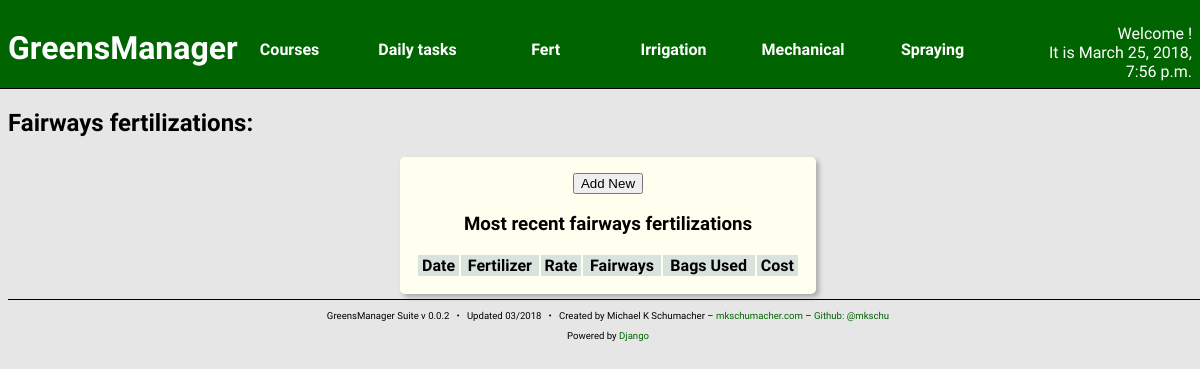
/fert/fairways/, run on an earlier commit of the app's database.
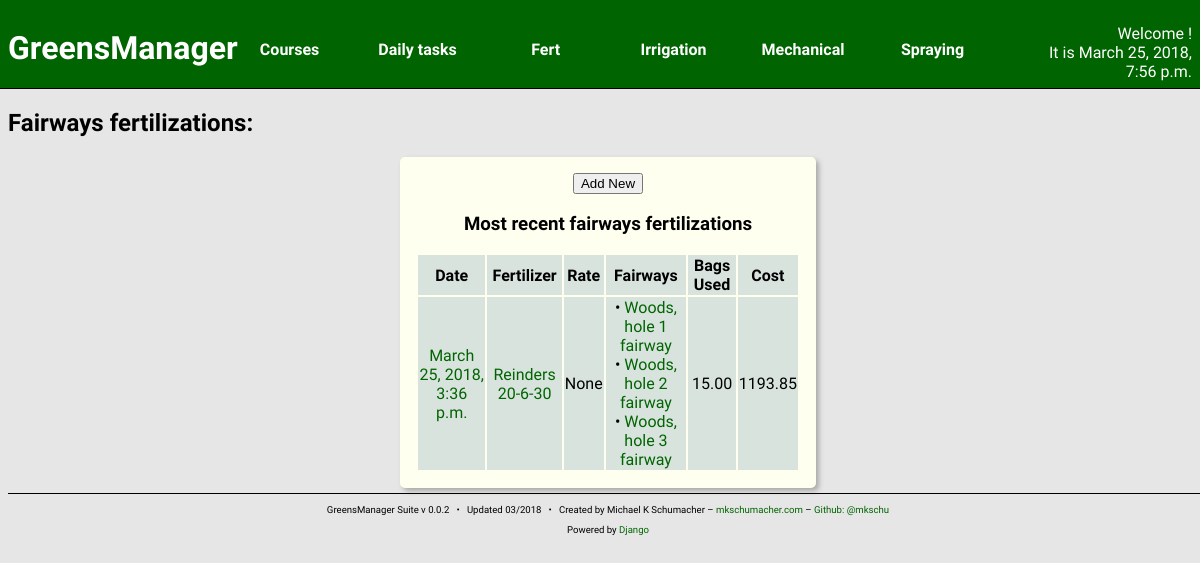
And on a later commit of the database.
### fertilizing/models.py (models this page shows, shortened)
class Fertilizing(models.Model):
    fert_date = models.DateTimeField(auto_now = True)
    fertilizer = models.ForeignKey(Fertilizer)
    spreader = models.ManyToManyField('machines.FertSpreader')
    bags_used = models.DecimalField(decimal_places=2,
                                    max_digits=10)
    rate = models.FloatField(blank = True, null = True)
    cost = models.DecimalField(decimal_places = 2,
                               max_digits = 10,
                               blank=True,
                               null = True)
    created_at = models.DateTimeField(auto_now_add=True)
    updated_at = models.DateTimeField(auto_now=True)

class FairwayFert(Fertilizing):
    class Meta:
        verbose_name_plural = 'Fairway fertilizations'
    fairway = models.ManyToManyField('courses.Fairway')

class Fertilizing(models.Model):
    fert_date = models.DateTimeField(auto_now = True)
    fertilizer = models.ForeignKey(Fertilizer)
    spreader = models.ManyToManyField('machines.FertSpreader')
    bags_used = models.DecimalField(decimal_places=2,
                                    max_digits=10)
    rate = models.FloatField(blank = True, null = True)
    cost = models.DecimalField(decimal_places = 2,
                               max_digits = 10,
                               blank=True,
                               null = True)
    created_at = models.DateTimeField(auto_now_add=True)
    updated_at = models.DateTimeField(auto_now=True)

class Fertilizer(models.Model):
    manufacturer = models.CharField(max_length = 128)
    name = models.CharField(max_length = 256,
                            null = True,
                            blank = True)
    n_value = models.PositiveIntegerField()
    p_value = models.PositiveIntegerField()
    k_value = models.PositiveIntegerField()
    bag_size = models.PositiveIntegerField()
    price_per_bag = models.DecimalField(decimal_places = 2,
                                        max_digits = 10)
    unit_price = models.DecimalField(decimal_places=2,
                                     max_digits=10,
                                     blank=True,
                                     null=True)
    created_at = models.DateTimeField(auto_now_add=True)
    updated_at = models.DateTimeField(auto_now=True)
    def __str__(self):
        return "%s %d-%d-%d" % (self.manufacturer,
                                self.n_value,
                                self.p_value,
                                self.k_value)

### courses/models.py (models this page shows)
class TurfFeature(models.Model):
    area = models.IntegerField()
    soil_type = models.ForeignKey('turfs.SoilType',
                                  blank = True,
                                  null = True)
    turf_species = models.ForeignKey('turfs.TurfgrassSpecies',
                                     blank = True,
                                     null = True)
    turf_cultivar = models.ForeignKey('turfs.Cultivar',
                                      blank = True,
                                      null = True)
    mow_direction = models.DecimalField(decimal_places=24,
                                        max_digits=32,
                                        default=0)
    created_at = models.DateTimeField(auto_now_add=True)
    updated_at = models.DateTimeField(auto_now=True)

class Fairway(TurfFeature):
    hole = models.ForeignKey(Hole, related_name='fairway')
    def __str__(self):
        return "%s fairway" % (self.hole)

class Hole(models.Model):
    number = models.IntegerField()
    nickname = models.CharField(max_length=256,
                                null = True,
                                blank = True)
    par = models.IntegerField(default = 4)
    yardage = models.IntegerField()
    course = models.ForeignKey(Course, related_name='hole')
    created_at = models.DateTimeField(auto_now_add=True)
    updated_at = models.DateTimeField(auto_now=True)
    def __str__(self):
        return "%s, hole %d" % (self.course,
                                self.number)

class Course(models.Model):
    name = models.CharField(max_length=256)
    created_at = models.DateTimeField(auto_now_add=True)
    updated_at = models.DateTimeField(auto_now=True)
    def __str__(self):
        return "%s" % (self.name)

### fertilizing/views.py (the view)
def fairwaysIndex(request):
    fairways_fert = FairwayFert.objects.all().order_by('-fert_date')[:10]
    context = {
        'curr_time': curr_time(),
        'fairways_fert': fairways_fert,
    }
    return render(request, 'fertilizing/fairways_index.html', context)

### fertilizing/views.py (called while the page is built)
def curr_time():
    return now()

### fertilizing/templates/fertilizing/fairways_index.html
{% include "head.html" %}
<h2>Fairways fertilizations:</h2>
<section class="content-block content-block-full">
    <a href="{% url 'fert:fairways_new' %}">
        <button>Add New</button>
    </a>
    <br />
    <h3>Most recent fairways fertilizations</h3>
    <table>
        <thead>
            <th>Date</th>
            <th>Fertilizer</th>
            <th>Rate</th>
            <th>Fairways</th>
            <th>Bags Used</th>
            <th>Cost</th>
        </thead>
        {% for f in fairways_fert %}
        <tr>
            <td>
                <a href="{% url 'fert:fairways_detail' pk=f.pk %}">
                {{ f.fert_date }}</a>
            </td>
            <td>
                <a href="{% url 'fert:fert_detail' pk=f.fertilizer.pk %}">
                {{ f.fertilizer }}</a>
            </td>
            <td>{{ f.rate }}</td>
            <td>
                {% for g in f.fairway.all %}
                    &bull;
                    <a href="{% url 'courses:fairway_detail' pk=g.pk %}">{{ g }}</a><br />
                {% endfor %}
            </td>
            <td>{{ f.bags_used }}</td>
            <td>{{ f.cost }}</td>
        </tr>
        {% endfor %}
    </table>
</section>
{% include "foot.html" %}

What changed in the data, as far as the page shows it:
added FairwayFert: fert_date "March 25, 2018, 3:36 p.m.", fertilizer "Reinders 20-6-30", rate "None", bags_used "15.00", cost "1193.85"
now on this page (row unchanged): Fairway: hole.name "Woods, hole 1 fairway"
now on this page (row unchanged): Fairway: hole.name "Woods, hole 2 fairway"
now on this page (row unchanged): Fairway: hole.name "Woods, hole 3 fairway"
